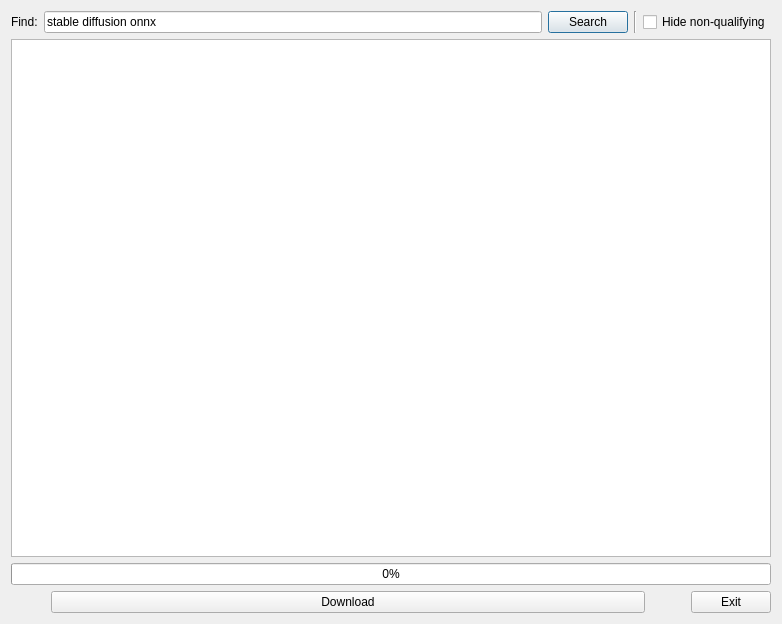
<?xml version="1.0" encoding="UTF-8"?>
<ui version="4.0">
 <class>ModelBrowserDialog</class>
 <widget class="QDialog" name="ModelBrowserDialog">
  <property name="geometry">
   <rect>
    <x>0</x>
    <y>0</y>
    <width>782</width>
    <height>624</height>
   </rect>
  </property>
  <property name="windowTitle">
   <string>Search Huggingface</string>
  </property>
  <layout class="QVBoxLayout" name="verticalLayout">
   <item>
    <layout class="QHBoxLayout" name="horizontalLayout">
     <item>
      <widget class="QLabel" name="label">
       <property name="text">
        <string>Find:</string>
       </property>
      </widget>
     </item>
     <item>
      <widget class="QLineEdit" name="ledtModelSearch">
       <property name="text">
        <string>stable diffusion onnx</string>
       </property>
       <property name="placeholderText">
        <string>Start with &quot;onnx&quot; and &quot;stable diffusion&quot;</string>
       </property>
      </widget>
     </item>
     <item>
      <widget class="QPushButton" name="btnSearch">
       <property name="text">
        <string>Search</string>
       </property>
      </widget>
     </item>
     <item>
      <widget class="Line" name="line">
       <property name="orientation">
        <enum>Qt::Vertical</enum>
       </property>
      </widget>
     </item>
     <item>
      <widget class="QCheckBox" name="chkHideNonQual">
       <property name="toolTip">
        <string>Checks every result if it's a valid Stable Diffusion ONNX model and hides it if not. Slow, use sparingly.</string>
       </property>
       <property name="text">
        <string>Hide non-qualifying</string>
       </property>
       <property name="checked">
        <bool>false</bool>
       </property>
      </widget>
     </item>
    </layout>
   </item>
   <item>
    <layout class="QHBoxLayout" name="horizontalLayout_2">
     <item>
      <widget class="QListWidget" name="lstModels"/>
     </item>
    </layout>
   </item>
   <item>
    <widget class="QProgressBar" name="pgbSearchProg">
     <property name="value">
      <number>0</number>
     </property>
    </widget>
   </item>
   <item>
    <layout class="QHBoxLayout" name="horizontalLayout_3">
     <item>
      <spacer name="horizontalSpacer_2">
       <property name="orientation">
        <enum>Qt::Horizontal</enum>
       </property>
       <property name="sizeType">
        <enum>QSizePolicy::Maximum</enum>
       </property>
       <property name="sizeHint" stdset="0">
        <size>
         <width>40</width>
         <height>20</height>
        </size>
       </property>
      </spacer>
     </item>
     <item>
      <widget class="QPushButton" name="btnDownload">
       <property name="text">
        <string>Download</string>
       </property>
      </widget>
     </item>
     <item>
      <spacer name="horizontalSpacer">
       <property name="orientation">
        <enum>Qt::Horizontal</enum>
       </property>
       <property name="sizeType">
        <enum>QSizePolicy::Maximum</enum>
       </property>
       <property name="sizeHint" stdset="0">
        <size>
         <width>40</width>
         <height>20</height>
        </size>
       </property>
      </spacer>
     </item>
     <item>
      <widget class="QPushButton" name="btnExit">
       <property name="sizePolicy">
        <sizepolicy hsizetype="Maximum" vsizetype="Fixed">
         <horstretch>0</horstretch>
         <verstretch>0</verstretch>
        </sizepolicy>
       </property>
       <property name="text">
        <string>Exit</string>
       </property>
      </widget>
     </item>
    </layout>
   </item>
  </layout>
 </widget>
 <resources/>
 <connections/>
</ui>
